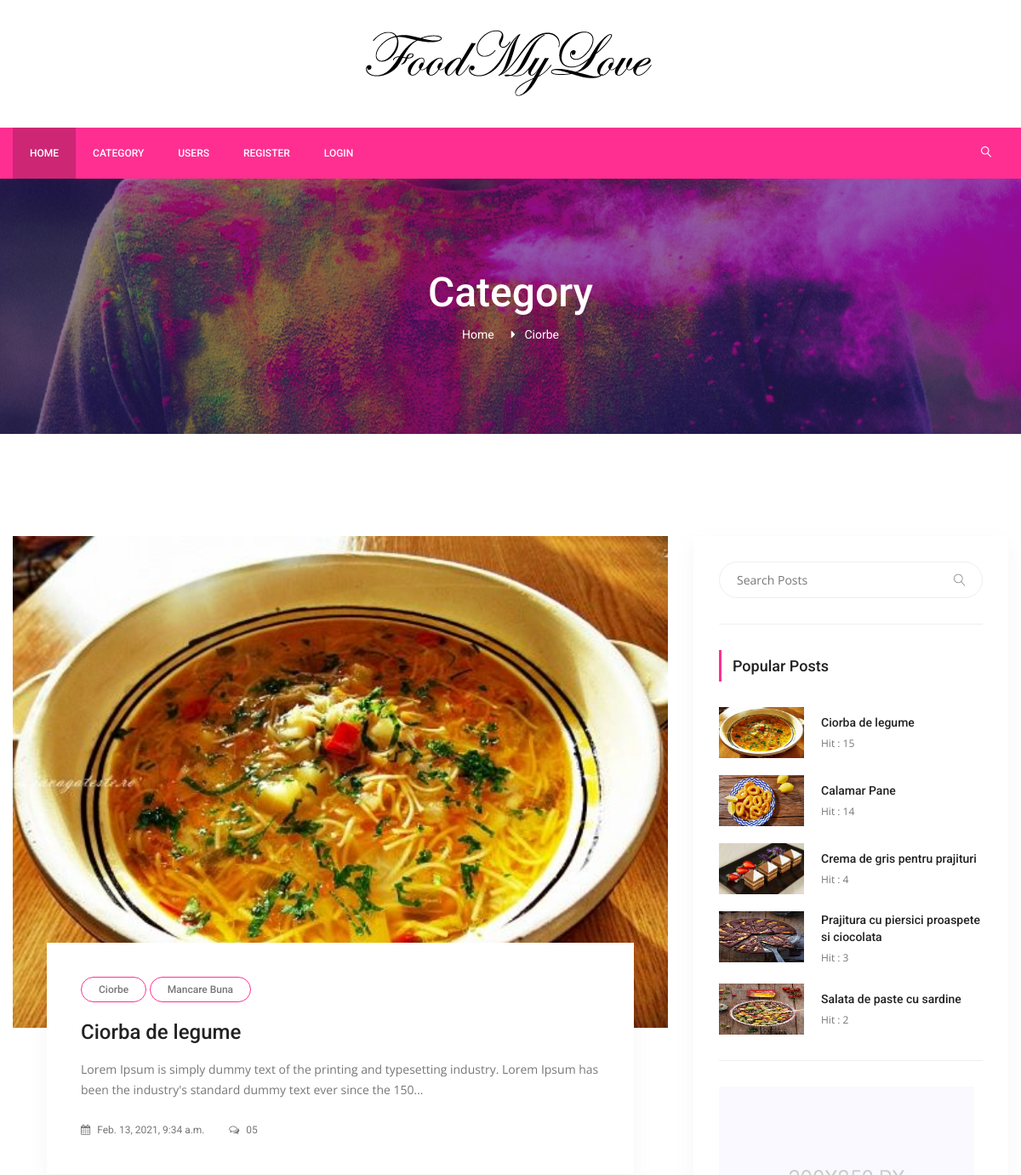
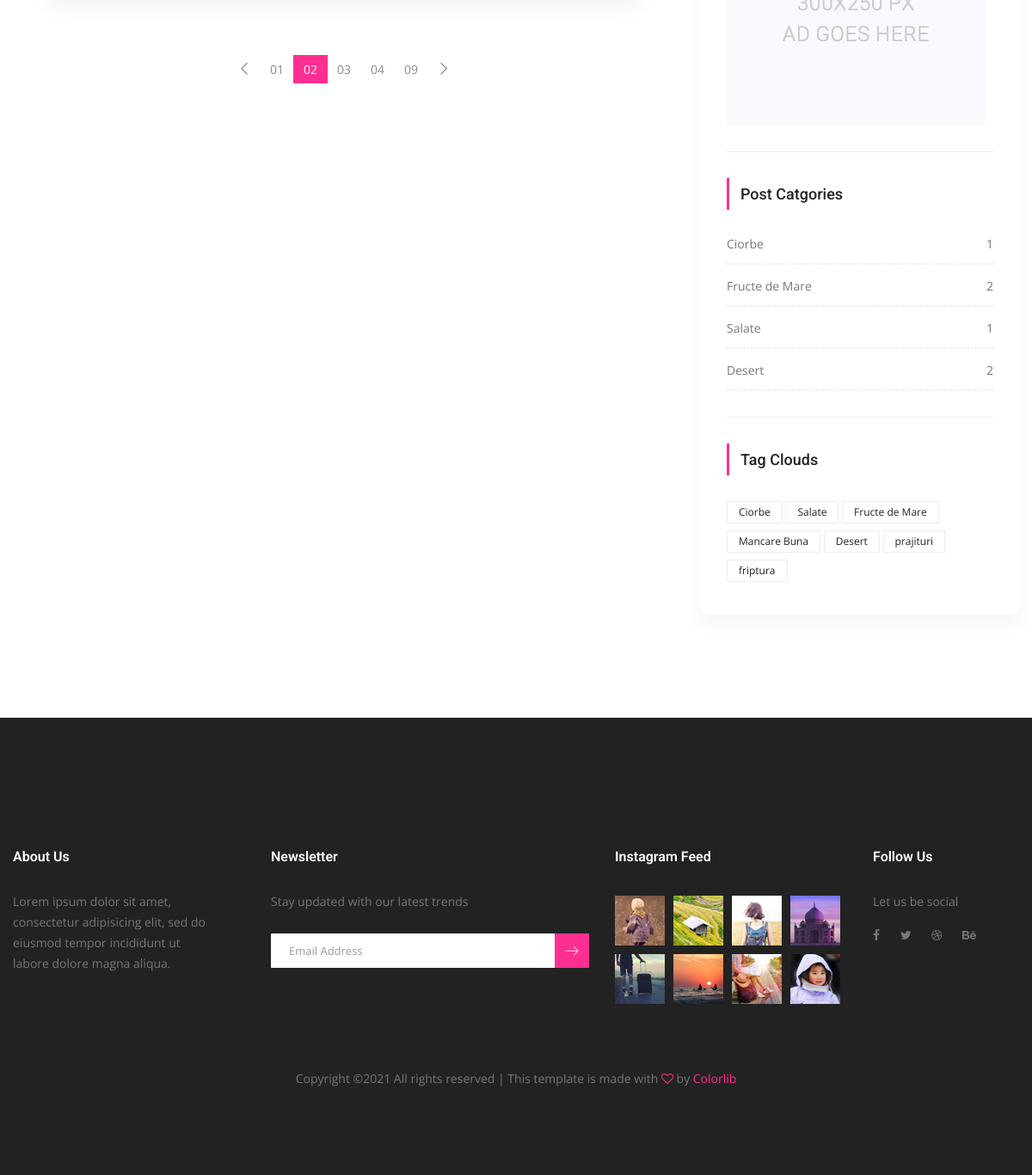
Page /category/1/ciorbe on the committed database (2 pictures, top to bottom).
### posts/models.py (models this page shows, shortened)
class Category(models.Model):
    title = models.CharField(max_length=150)
    slug = models.SlugField(editable=False)
    def post_count(self):
        return self.posts.all().count()

class Post(models.Model):
    title = models.CharField(max_length=150)
    content = models.TextField()
    publishing_date = models.DateTimeField(auto_now=True)
    image = models.ImageField(blank=True, null=True, upload_to='uploads/')
    user = models.ForeignKey(settings.AUTH_USER_MODEL,
                             on_delete=models.CASCADE)
    slug = models.SlugField(default='slug', editable=False)
    category = models.ForeignKey(Category,
                                 on_delete=models.CASCADE,
                                 default=1,
                                 related_name='posts')
    tag = models.ManyToManyField(Tag, related_name='posts', blank=True)
    slider_post = models.BooleanField(default=False)
    hit = models.PositiveIntegerField(default=0)

class Tag(models.Model):
    title = models.CharField(max_length=50)
    slug = models.SlugField(editable=False)
    def __str__(self):
        return self.title

### posts/views.py (the view)
class CategoryDetail(ListView):
    model = Post
    template_name = 'categories/category_detail.html'
    context_object_name = 'posts'
    paginate_by = 3
    def get_queryset(self):
        self.category = get_object_or_404(Category, pk=self.kwargs['pk'])
        return Post.objects.filter(category=self.category).order_by('-id')
    def get_context_data(self, **kwargs):
        context = super(CategoryDetail, self).get_context_data(**kwargs)
        self.category = get_object_or_404(Category, pk=self.kwargs['pk'])
        context['category'] = self.category
        return context

### posts/templatetags/custom_tags.py (called while the page is built)
@register.simple_tag(name='categories')
def all_categories():
    return Category.objects.all()

@register.simple_tag(name='tags')
def all_tags():
    return Tag.objects.all()

@register.simple_tag(name='hit_posts')
def hit_posts():
    return Post.objects.order_by('-hit')[:5]

### templates/categories/category_detail.html
{% extends 'base.html' %}
{% load static %}
{% block content %}
        <section class="banner_area">
            <div class="banner_inner d-flex align-items-center">
            	<div class="overlay bg-parallax" data-stellar-ratio="0.9" data-stellar-vertical-offset="0" data-background=""></div>
				<div class="container">
					<div class="banner_content text-center">
						<h2>Category</h2>
						<div class="page_link">
							<a href="{% url 'index' %}">Home</a>
							<a href="#">{{ category.title }}</a>
						</div>
					</div>
				</div>
            </div>
        </section>
        <section class="blog_area p_120">
            <div class="container">
                <div class="row">
                    <div class="col-lg-8">
                        <div class="blog_left_sidebar">
                            {% for post in posts %}
                            <article class="blog_style1">
                            	<div class="blog_img">
                            		<img class="img-fluid" src="{{ post.image.url }}" alt="" style="width: 100%;" >
                            	</div>
                            	<div class="blog_text">
									<div class="blog_text_inner">
										{% for tag in post.tag.all %}
										<a class="cat" href="{% url 'tag_detail' tag.slug %}">{{ tag.title }}</a>
										{% endfor %}
										<a href="{% url 'detail' pk=post.id slug=post.slug%}"><h4>{{ post.title }}</h4></a>
										<p>{{ post.content | truncatechars:150 }}</p>
										<div class="date">
											<a href="#"><i class="fa fa-calendar" aria-hidden="true"></i> {{ post.publishing_date }}</a>
											<a href="#"><i class="fa fa-comments-o" aria-hidden="true"></i> 05</a>
										</div>
									</div>
                            	</div>
                            </article>
                            {% endfor %}
                            <nav class="blog-pagination justify-content-center d-flex">
		                        <ul class="pagination">
		                            <li class="page-item">
		                                <a href="#" class="page-link" aria-label="Previous">
		                                    <span aria-hidden="true">
		                                        <span class="lnr lnr-chevron-left"></span>
		                                    </span>
		                                </a>
		                            </li>
		                            <li class="page-item"><a href="#" class="page-link">01</a></li>
		                            <li class="page-item active"><a href="#" class="page-link">02</a></li>
		                            <li class="page-item"><a href="#" class="page-link">03</a></li>
		                            <li class="page-item"><a href="#" class="page-link">04</a></li>
		                            <li class="page-item"><a href="#" class="page-link">09</a></li>
		                            <li class="page-item">
		                                <a href="#" class="page-link" aria-label="Next">
		                                    <span aria-hidden="true">
		                                        <span class="lnr lnr-chevron-right"></span>
		                                    </span>
		                                </a>
		                            </li>
		                        </ul>
		                    </nav>
                        </div>
                    </div>
                    {% include 'right_side.html' %}
                </div>
            </div>
        </section>
        {% endblock %}

### templates/right_side.html
{% load static %}
{% load custom_tags %}
 <div class="col-lg-4">
    <div class="blog_right_sidebar">
        <aside class="single_sidebar_widget search_widget">
            <form action="{% url 'search' %}" method="GET">
                <div class="input-group">
                    <input type="text" class="form-control" placeholder="Search Posts" name='q'>
                    <span class="input-group-btn">
                        <button class="btn btn-default" type="button"><i class="lnr lnr-magnifier"></i></button>
                    </span>
                </div>
            </form>
            <div class="br"></div>
        </aside>
        <aside class="single_sidebar_widget popular_post_widget">
            <h3 class="widget_title">Popular Posts</h3>
            {% hit_posts as posts %}
            {% for post in posts %}
            <div class="media post_item">
                <img src="{{ post.image.url }}" alt="post" style="width: 100px; height: 60px;">
                <div class="media-body">
                    <a href="{% url 'detail' post.pk post.slug %}"><h3>{{ post.title }}</h3></a>
                    <p>Hit : {{ post.hit }}</p>
                </div>
            </div>
            {% endfor %}
            <div class="br"></div>
        </aside>
        <aside class="single_sidebar_widget">
            <a href="#"><img class="img-fluid" src="{% static "img/blog/add.jpg" %}" alt=""></a>
            <div class="br"></div>
        </aside>
        <aside class="single_sidebar_widget post_category_widget">
            <h4 class="widget_title">Post Catgories</h4>
            <ul class="list cat-list">
                {% categories as categories %}
                {% for category in categories %}
                <li>
                    <a href="{% url 'category_detail' pk=category.id slug=category.slug %}" class="d-flex justify-content-between">
                        <p>{{ category.title }}</p>
                        <p>{{ category.post_count }}</p>
                    </a>
                </li>
                {% endfor %}
            </ul>
            <div class="br"></div>
        </aside>
        <aside class="single-sidebar-widget tag_cloud_widget">
            <h4 class="widget_title">Tag Clouds</h4>
            <ul class="list">
                {% tags as labels %}
                {% for label in labels %}
                <li><a href="{% url 'tag_detail' label.slug %}">{{ label }}</a></li>
                {% endfor %}
            </ul>
        </aside>
    </div>
</div>

### rows in the picture
Category: title "Ciorbe", post_count "1"
Post: image (picture), title "Ciorba de legume", content "Lorem Ipsum is simply dummy text of the printing and typesetting industry. Lorem Ipsum has been the industry's standard dummy text ever since the 150…", publishing_date "Feb. 13, 2021, 9:34 a.m.", hit "15"
Tag: title "Ciorbe"
Tag: title "Mancare Buna"
Post: image (picture), title "Calamar Pane", hit "14"
Post: image (picture), title "Crema de gris pentru prajituri", hit "4"
Post: image (picture), title "Prajitura cu piersici proaspete si ciocolata", hit "3"
Post: image (picture), title "Salata de paste cu sardine", hit "2"
Category: title "Fructe de Mare", post_count "2"
Category: title "Salate", post_count "1"
Category: title "Desert", post_count "2"
Tag: title "Salate"
Tag: title "Fructe de Mare"
Tag: title "Desert"
Tag: title "prajituri"
Tag: title "friptura"
